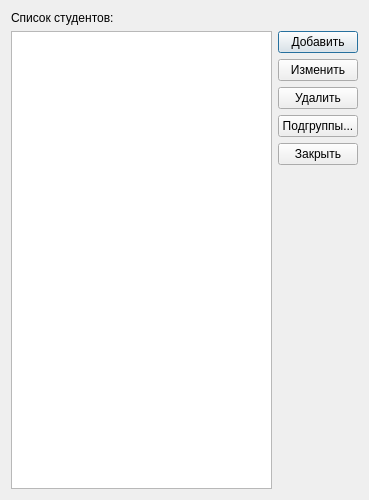
<?xml version="1.0" encoding="UTF-8"?>
<ui version="4.0">
 <class>StudentListDlg</class>
 <widget class="QDialog" name="StudentListDlg">
  <property name="geometry">
   <rect>
    <x>0</x>
    <y>0</y>
    <width>369</width>
    <height>500</height>
   </rect>
  </property>
  <property name="windowTitle">
   <string>Список студентов</string>
  </property>
  <layout class="QVBoxLayout" name="verticalLayout_2">
   <item>
    <widget class="QLabel" name="label">
     <property name="text">
      <string>Список студентов:</string>
     </property>
    </widget>
   </item>
   <item>
    <layout class="QHBoxLayout" name="horizontalLayout">
     <item>
      <widget class="QListWidget" name="listStudentsWidget">
       <property name="sortingEnabled">
        <bool>true</bool>
       </property>
      </widget>
     </item>
     <item>
      <layout class="QVBoxLayout" name="verticalLayout">
       <item>
        <widget class="QPushButton" name="addStudentButton">
         <property name="toolTip">
          <string>Добавить студента</string>
         </property>
         <property name="text">
          <string>Добавить</string>
         </property>
         <property name="icon">
          <iconset theme="list-add">
           <normaloff/>
          </iconset>
         </property>
        </widget>
       </item>
       <item>
        <widget class="QPushButton" name="editStudentButton">
         <property name="toolTip">
          <string>Изменить студента</string>
         </property>
         <property name="text">
          <string>Изменить</string>
         </property>
         <property name="icon">
          <iconset theme="document-edit">
           <normaloff/>
          </iconset>
         </property>
        </widget>
       </item>
       <item>
        <widget class="QPushButton" name="delStudentButton">
         <property name="toolTip">
          <string>Удалить студента</string>
         </property>
         <property name="text">
          <string>Удалить</string>
         </property>
         <property name="icon">
          <iconset theme="list-remove">
           <normaloff/>
          </iconset>
         </property>
        </widget>
       </item>
       <item>
        <widget class="QPushButton" name="subgroupsButton">
         <property name="toolTip">
          <string>Вызвать диалог просмотра подгрупп</string>
         </property>
         <property name="text">
          <string>Подгруппы...</string>
         </property>
        </widget>
       </item>
       <item>
        <widget class="QPushButton" name="closeButton">
         <property name="toolTip">
          <string>Закрыть диалог</string>
         </property>
         <property name="text">
          <string>Закрыть</string>
         </property>
         <property name="icon">
          <iconset theme="dialog-close">
           <normaloff/>
          </iconset>
         </property>
        </widget>
       </item>
       <item>
        <spacer name="verticalSpacer">
         <property name="orientation">
          <enum>Qt::Vertical</enum>
         </property>
         <property name="sizeHint" stdset="0">
          <size>
           <width>20</width>
           <height>40</height>
          </size>
         </property>
        </spacer>
       </item>
      </layout>
     </item>
    </layout>
   </item>
  </layout>
 </widget>
 <resources/>
 <connections>
  <connection>
   <sender>closeButton</sender>
   <signal>clicked()</signal>
   <receiver>StudentListDlg</receiver>
   <slot>close()</slot>
   <hints>
    <hint type="sourcelabel">
     <x>313</x>
     <y>150</y>
    </hint>
    <hint type="destinationlabel">
     <x>313</x>
     <y>219</y>
    </hint>
   </hints>
  </connection>
 </connections>
</ui>
